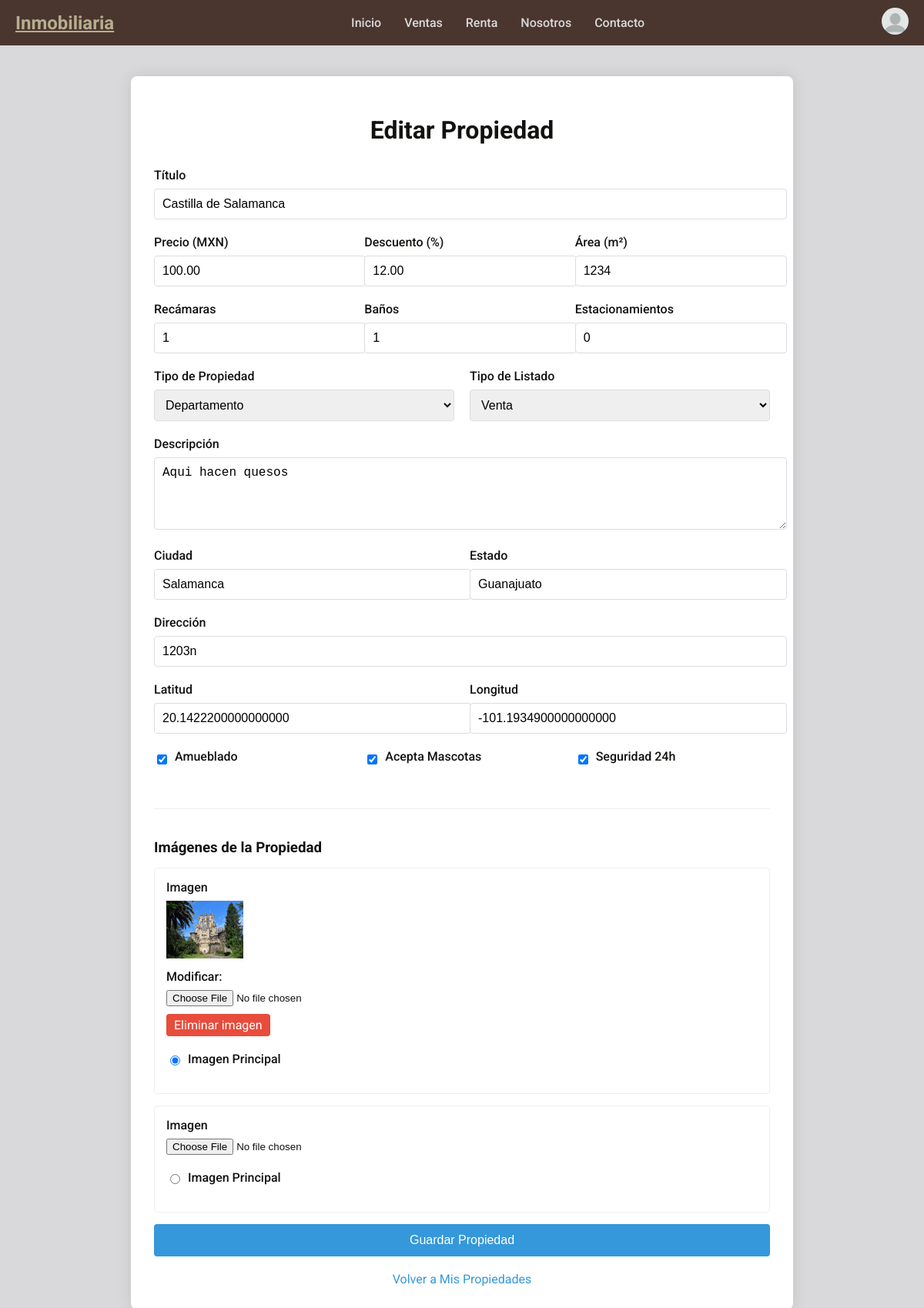
Page /editar-propiedad/10/ (signed in) on the earlier database version.
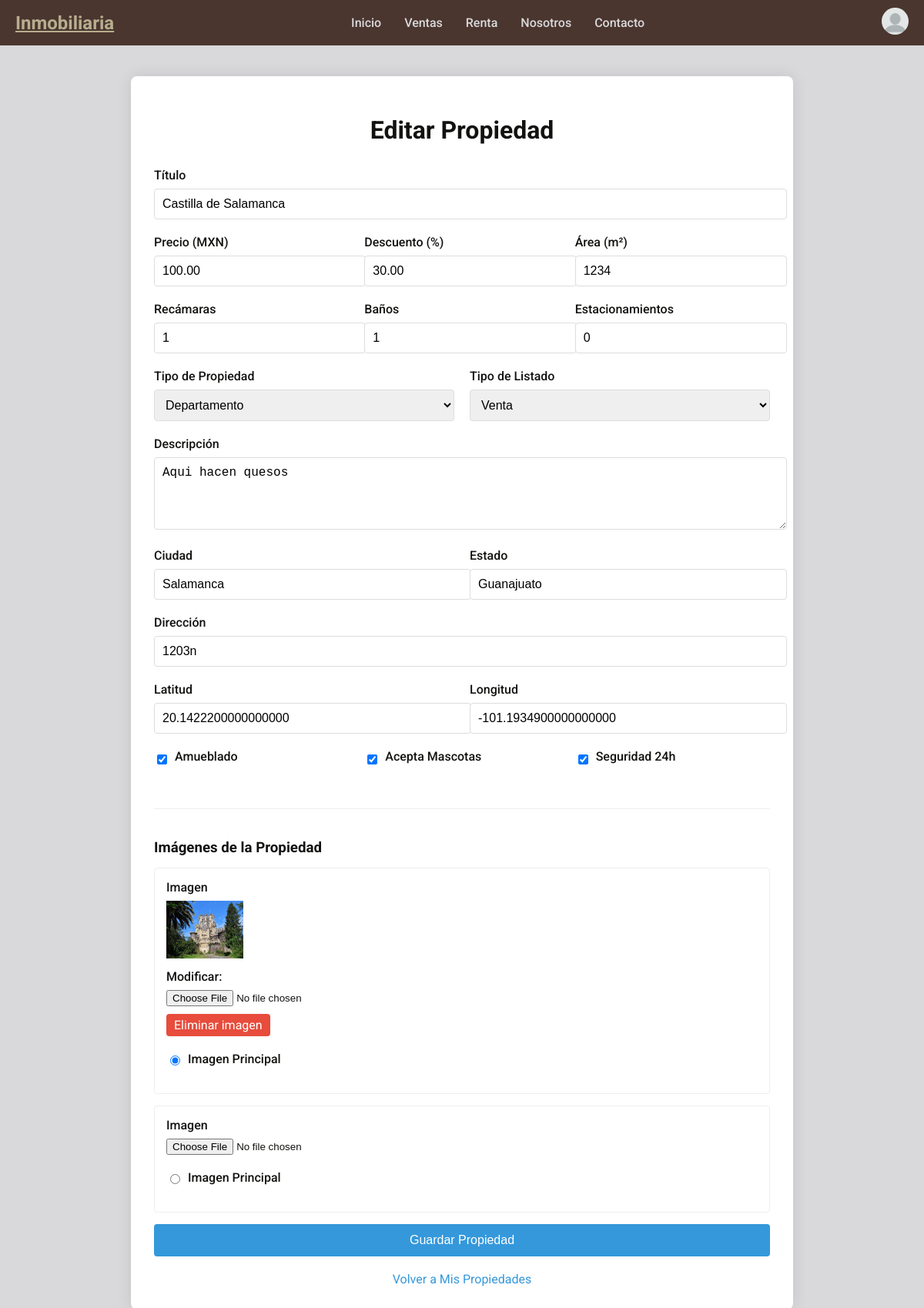
Same page on the later database version.
### real_estate/models.py (models this page shows, shortened)
class Property(models.Model):
    owner = models.ForeignKey(User, on_delete=models.CASCADE, related_name='properties', null=True, blank=True)
    views = models.PositiveIntegerField(default=0, verbose_name="Vistas")
    PROPERTY_TYPE_CHOICES = [
        ('casa', 'Casa'),
        ('departamento', 'Departamento'),
        ('terreno', 'Terreno'),
        ('comercial', 'Local Comercial'),
        ('oficina', 'Oficina'),
    ]
    LISTING_TYPE_CHOICES = [
        ('venta', 'Venta'),
        ('renta', 'Renta'),
    ]
    title = models.CharField(max_length=200, verbose_name="Título")
    description = models.TextField(verbose_name="Descripción")
    price = models.DecimalField(max_digits=12, decimal_places=2, verbose_name="Precio")
    discount_percentage = models.DecimalField(max_digits=5, decimal_places=2, default=0, verbose_name="Descuento (%)")
    address = models.CharField(max_length=255, verbose_name="Dirección")
    city = models.CharField(max_length=100, verbose_name="Ciudad")
    state = models.CharField(max_length=100, verbose_name="Estado")
    bedrooms = models.PositiveSmallIntegerField(default=0, verbose_name="Habitaciones")
    bathrooms = models.PositiveSmallIntegerField(default=0, verbose_name="Baños")
    area = models.PositiveIntegerField(help_text="Área en metros cuadrados", verbose_name="Superficie")
    parking_spaces = models.PositiveSmallIntegerField(default=0, verbose_name="Estacionamientos")
    property_type = models.CharField(max_length=20, choices=PROPERTY_TYPE_CHOICES, verbose_name="Tipo de Propiedad")
    listing_type = models.CharField(max_length=10, choices=LISTING_TYPE_CHOICES, verbose_name="Tipo de Listado")
    is_featured = models.BooleanField(default=False, verbose_name="Destacado")
    accepts_pets = models.BooleanField(default=False, verbose_name="Acepta Mascotas")
    is_furnished = models.BooleanField(default=False, verbose_name="Amueblado")
    has_security = models.BooleanField(default=False, verbose_name="Seguridad 24h")
    created_at = models.DateTimeField(auto_now_add=True, verbose_name="Fecha de Creación")
    updated_at = models.DateTimeField(auto_now=True, verbose_name="Última Actualización")
    is_visible = models.BooleanField(default=True, verbose_name="Visible en búsqueda")
    latitude = models.DecimalField(max_digits=22, decimal_places=16, null=True, blank=True, verbose_name="Latitud")
    longitude = models.DecimalField(max_digits=22, decimal_places=16, null=True, blank=True, verbose_name="Longitud")
    class Meta:
        verbose_name = "Propiedad"
        verbose_name_plural = "Propiedades"

### real_estate/views.py (the view)
# urls.py: path('editar-propiedad/<int:id>/', views.edit_property, name='edit_property'),
@login_required
def edit_property(request, id):
    property = get_object_or_404(Property, id=id, owner=request.user)
    ImageFormSet = modelformset_factory(PropertyImage, form=PropertyImageForm, extra=1)
    if request.method == 'POST':
        form = PropertyForm(request.POST, instance=property)
        formset = ImageFormSet(request.POST, request.FILES, queryset=property.images.all())
        if form.is_valid() and formset.is_valid():
            property = form.save()
            instances = formset.save(commit=False)
            for instance in instances:
                if instance.image:
                    instance.property = property
                    instance.save()
            if 'main_image' in request.POST:
                main_image_id = request.POST.get('main_image')
                print(f"Main image ID: {main_image_id}")
                PropertyImage.objects.filter(property=property).update(is_main=False)
                try:
                    main_image = PropertyImage.objects.get(id=main_image_id, property=property)
                    main_image.is_main = True
                    main_image.save()
                    print(f"Set image {main_image_id} as main")
                except PropertyImage.DoesNotExist:
                    print(f"Image with ID {main_image_id} not found")
            return redirect('my_properties')
        else:
            print(f"Form errors: {form.errors}")
            print(f"Formset errors: {formset.errors}")
    else:
        form = PropertyForm(instance=property)
        formset = ImageFormSet(queryset=property.images.all())
    return render(request, 'real_estate/property_form.html', {
        'form': form,
        'formset': formset,
        'title': 'Editar Propiedad',
        'property': property
    })

### real_estate/forms.py
class PropertyForm(forms.ModelForm):
    class Meta:
        model = Property
        fields = [
            'title', 'description', 'price', 'discount_percentage', 'address',
            'city', 'state', 'bedrooms', 'bathrooms', 'area',
            'parking_spaces', 'property_type', 'listing_type',
            'is_featured', 'accepts_pets', 'is_furnished', 'has_security',
            'latitude', 'longitude'
        ]
        widgets = {
            'description': forms.Textarea(attrs={'rows': 4}),
            'discount_percentage': forms.NumberInput(attrs={'min': 0, 'max': 100, 'step': 0.01}),
        }

### templates/real_estate/property_form.html (shortened to what the changed rows need)
{% extends 'real_estate/base.html' %}
{% load static %}
{% block content %}
<div class="form-container">
    <div class="form-title">
        <h1>{{ title }}</h1>
    </div>
    <form method="post" enctype="multipart/form-data">
        <div class="form-group">
            <label for="id_title">Título</label>
            {{ form.title }}
        </div>
        <div class="form-row">
            <div class="form-col">
                <div class="form-group">
                    <label for="id_price">Precio (MXN)</label>
                    {{ form.price }}
                </div>
            </div>
            <div class="form-col">
                <div class="form-group">
                    <label for="id_discount_percentage">Descuento (%)</label>
                    {{ form.discount_percentage }}
                </div>
            </div>
            <div class="form-col">
                <div class="form-group">
                    <label for="id_area">Área (m²)</label>
                    {{ form.area }}
                </div>
            </div>
        </div>
        <div class="form-row">
            <div class="form-col">
                <div class="form-group">
                    <label for="id_bedrooms">Recámaras</label>
                    {{ form.bedrooms }}
                </div>
            </div>
            <div class="form-col">
                <div class="form-group">
                    <label for="id_bathrooms">Baños</label>
                    {{ form.bathrooms }}
                </div>
            </div>
            <div class="form-col">
                <div class="form-group">
                    <label for="id_parking_spaces">Estacionamientos</label>
                    {{ form.parking_spaces }}
                </div>
            </div>
        </div>
        <div class="form-row">
            <div class="form-col">
                <div class="form-group">
                    <label for="id_property_type">Tipo de Propiedad</label>
                    {{ form.property_type }}
                </div>
            </div>
            <div class="form-col">
                <div class="form-group">
                    <label for="id_listing_type">Tipo de Listado</label>
                    {{ form.listing_type }}
                </div>
            </div>
        </div>
        <div class="form-group">
            <label for="id_description">Descripción</label>
            {{ form.description }}
        </div>
        <div class="form-row">
            <div class="form-col">
                <div class="form-group">
                    <label for="id_city">Ciudad</label>
                    {{ form.city }}
                </div>
            </div>
            <div class="form-col">
                <div class="form-group">
                    <label for="id_state">Estado</label>
                    {{ form.state }}
                </div>
            </div>
        </div>
        <div class="form-group">
            <label for="id_address">Dirección</label>
            {{ form.address }}
        </div>
        <div class="form-row">
            <div class="form-col">
                <div class="form-group">
                    <label for="id_latitude">Latitud</label>
                    {{ form.latitude }}
                </div>
            </div>
            <div class="form-col">
                <div class="form-group">
                    <label for="id_longitude">Longitud</label>
                    {{ form.longitude }}
                </div>
            </div>
        </div>
        <div class="form-row">
            <div class="form-col">
                <div class="form-group checkbox-group">
                    {{ form.is_furnished }}
                    <label for="id_is_furnished">Amueblado</label>
                </div>
            </div>
            <div class="form-col">
                <div class="form-group checkbox-group">
                    {{ form.accepts_pets }}
                    <label for="id_accepts_pets">Acepta Mascotas</label>
                </div>
            </div>
            <div class="form-col">
                <div class="form-group checkbox-group">
                    {{ form.has_security }}
                    <label for="id_has_security">Seguridad 24h</label>
                </div>
            </div>
        </div>
    </form>
</div>
{% endblock %}

Differences in the rows shown:
changed Property "Castilla de Salamanca": discount_percentage "12.00" → "30.00"
